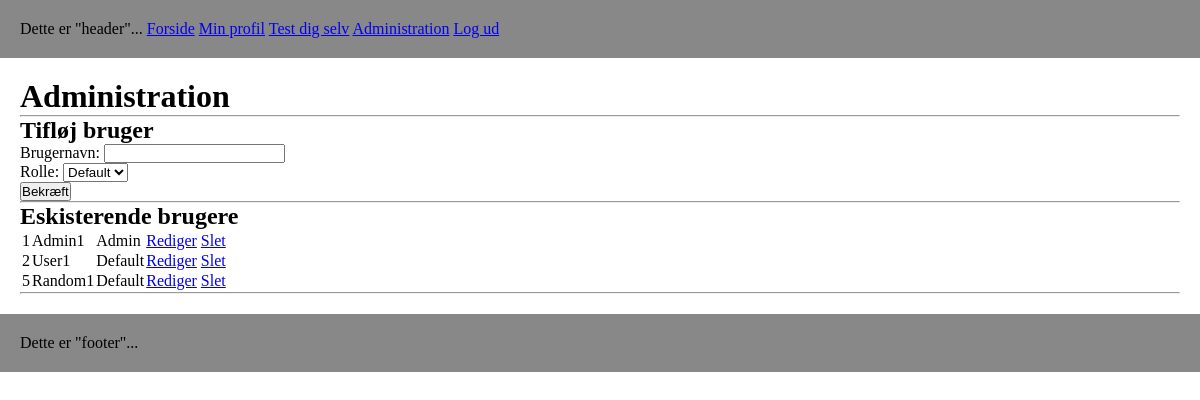
The page /manage (signed in) on the database its author committed.
### tables this page shows
CREATE TABLE `users` (
  `id` int(9) NOT NULL,
  `companies_id` int(9) NOT NULL,
  `username` varchar(24) NOT NULL,
  `password` varchar(32) NOT NULL DEFAULT '1234',
  `role` enum('default','admin') NOT NULL DEFAULT 'default',
  `isActive` tinyint(1) NOT NULL DEFAULT 0
);

### core/View.php (called while the page is built, shortened)
<?php
class View
{
    public function render($view)
    {
        require 'views/header.php';
        require "views/" . $view . ".php";
        require 'views/footer.php';
    }
}

### controllers/manage.php (called while the page is built, shortened)
<?php
class Manage extends Controller
{
    public function index()
    {
        $this->view->usersList = $this->model->usersList();
        $this->view->render("manage/index");
    }
}

### index.php (called while the page is built, shortened)
<?php
require "core\Session.php";
require "core\Model.php";
require "core\View.php";
require "core\Controller.php";
$app = new Bootstrap();

### core/Model.php (called while the page is built)
<?php
class Model
{
    public function __construct()
    {
        $this->database = new Database();
    }
}

### models/manageModel.php (called while the page is built, shortened)
<?php
class ManageModel extends Model
{
    public function usersList()
    {
        $companies_id = Session::get('company');
        $dbh = $this->database->prepare("SELECT id, username, password, isActive, role FROM users WHERE companies_id = :companies_id");
        $dbh->execute(array(
            ':companies_id' => $companies_id
        ));
        $data = $dbh->fetchAll();
        return $data;
    }
}

### core/Controller.php (called while the page is built, shortened)
<?php
class Controller
{
    public function loadModel($file)
    {
        $path = "models/" . $file . "Model.php";
        if(file_exists($path)) {
            require "models/" . $file . "Model.php";
            $this->model = new $modelName();
        }
    }
}

### core/Session.php (called while the page is built, shortened)
<?php
class Session
{
    public static function get($key)
    {
        if (isset($_SESSION[$key])) {
            return $_SESSION[$key];
        }
    }
}

### views/manage/index.php (the view, shortened to what this page needs)
<h1>Administration</h1>
<hr>
<h2>Tifløj bruger</h2>
<form action="<?php echo URL;?>manage/create" method="POST">
    <label for="username">Brugernavn:</label>
    <input type="text" name="username" id="username"><br>
    <label for="role">Rolle:</label>
    <select name="role" id="role">
        <option value="default">Default</option>
    </select><br>
    <input type="submit" value="Bekræft">
</form>
<hr>
<h2>Eskisterende brugere</h2>
<table>
<?php
    foreach($this->usersList as $key => $value) {
        echo '<tr>';
        echo '<td>' . $value['id'] . '</td>';
        echo '<td>' . $value['username'] . '</td>';
        echo '<td>' . ucfirst($value['role']) . '</td>';
        echo '<td><a href="'.URL.'manage/edit/'.$value['id'].'">Rediger</a> <a href="'.URL.'manage/delete/'.$value['id'].'">Slet</a></td>';
        echo '</tr>';
    }
?>
</table>
<hr>

### public/css/styles.css (style rules this page uses)
* { margin: 0; padding: 0; }

### rows shown on the page
users: id "1", username "Admin1", role "Admin"
users: id "2", username "User1", role "Default"
users: id "5", username "Random1", role "Default"
